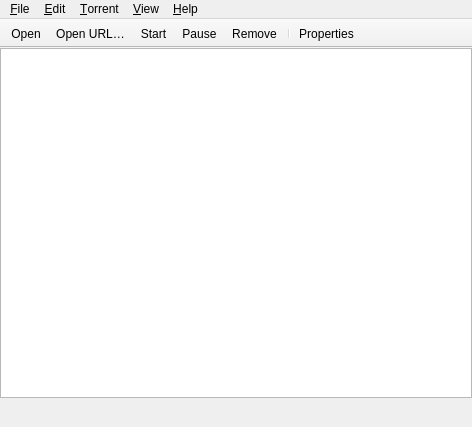
<?xml version="1.0" encoding="UTF-8"?>
<ui version="4.0">
 <class>MainWindow</class>
 <widget class="QMainWindow" name="MainWindow">
  <property name="geometry">
   <rect>
    <x>0</x>
    <y>0</y>
    <width>472</width>
    <height>427</height>
   </rect>
  </property>
  <property name="windowTitle">
   <string>Transmission</string>
  </property>
  <property name="unifiedTitleAndToolBarOnMac">
   <bool>true</bool>
  </property>
  <widget class="QWidget" name="centralwidget">
   <layout class="QVBoxLayout" name="verticalLayout">
    <property name="spacing">
     <number>0</number>
    </property>
    <property name="margin">
     <number>0</number>
    </property>
    <item>
     <widget class="TorrentView" name="listView">
      <property name="sizePolicy">
       <sizepolicy hsizetype="Preferred" vsizetype="Expanding">
        <horstretch>0</horstretch>
        <verstretch>0</verstretch>
       </sizepolicy>
      </property>
      <property name="horizontalScrollBarPolicy">
       <enum>Qt::ScrollBarAlwaysOff</enum>
      </property>
      <property name="alternatingRowColors">
       <bool>true</bool>
      </property>
      <property name="selectionMode">
       <enum>QAbstractItemView::ExtendedSelection</enum>
      </property>
      <property name="verticalScrollMode">
       <enum>QAbstractItemView::ScrollPerPixel</enum>
      </property>
      <property name="uniformItemSizes">
       <bool>false</bool>
      </property>
     </widget>
    </item>
    <item>
     <widget class="QWidget" name="statusBar" native="true">
      <property name="styleSheet">
       <string notr="true">QLabel { margin: 3px 0; }</string>
      </property>
      <layout class="QHBoxLayout" name="statusBarLayout">
       <property name="spacing">
        <number>3</number>
       </property>
       <property name="margin">
        <number>3</number>
       </property>
       <item>
        <widget class="IconToolButton" name="optionsButton">
         <property name="toolTip">
          <string>Options</string>
         </property>
         <property name="icon">
          <iconset resource="application.qrc">
           <normaloff>:/icons/hamburger-menu.svg</normaloff>:/icons/hamburger-menu.svg</iconset>
         </property>
         <property name="iconSize">
          <size>
           <width>16</width>
           <height>16</height>
          </size>
         </property>
         <property name="popupMode">
          <enum>QToolButton::InstantPopup</enum>
         </property>
         <property name="toolButtonStyle">
          <enum>Qt::ToolButtonIconOnly</enum>
         </property>
         <property name="autoRaise">
          <bool>true</bool>
         </property>
        </widget>
       </item>
       <item>
        <widget class="IconToolButton" name="altSpeedButton">
         <property name="icon">
          <iconset resource="application.qrc">
           <normaloff>:/icons/alt-limit-off.svg</normaloff>
           <normalon>:/icons/alt-limit-on.svg</normalon>:/icons/alt-limit-off.svg</iconset>
         </property>
         <property name="iconSize">
          <size>
           <width>16</width>
           <height>16</height>
          </size>
         </property>
         <property name="checkable">
          <bool>true</bool>
         </property>
         <property name="toolButtonStyle">
          <enum>Qt::ToolButtonIconOnly</enum>
         </property>
         <property name="autoRaise">
          <bool>true</bool>
         </property>
        </widget>
       </item>
       <item>
        <widget class="QLabel" name="networkLabel"/>
       </item>
       <item>
        <spacer name="horizontalSpacer">
         <property name="orientation">
          <enum>Qt::Horizontal</enum>
         </property>
         <property name="sizeHint" stdset="0">
          <size>
           <width>1</width>
           <height>1</height>
          </size>
         </property>
        </spacer>
       </item>
       <item>
        <widget class="QLabel" name="downloadSpeedLabel">
         <property name="alignment">
          <set>Qt::AlignRight|Qt::AlignTrailing|Qt::AlignVCenter</set>
         </property>
        </widget>
       </item>
       <item>
        <widget class="QLabel" name="uploadSpeedLabel">
         <property name="alignment">
          <set>Qt::AlignRight|Qt::AlignTrailing|Qt::AlignVCenter</set>
         </property>
        </widget>
       </item>
       <item>
        <widget class="QLabel" name="statsLabel"/>
       </item>
       <item>
        <widget class="IconToolButton" name="statsModeButton">
         <property name="toolTip">
          <string>Statistics</string>
         </property>
         <property name="icon">
          <iconset resource="application.qrc">
           <normaloff>:/icons/ratio.svg</normaloff>:/icons/ratio.svg</iconset>
         </property>
         <property name="iconSize">
          <size>
           <width>16</width>
           <height>16</height>
          </size>
         </property>
         <property name="popupMode">
          <enum>QToolButton::InstantPopup</enum>
         </property>
         <property name="toolButtonStyle">
          <enum>Qt::ToolButtonIconOnly</enum>
         </property>
         <property name="autoRaise">
          <bool>true</bool>
         </property>
        </widget>
       </item>
      </layout>
     </widget>
    </item>
   </layout>
  </widget>
  <widget class="QMenuBar" name="menubar">
   <property name="geometry">
    <rect>
     <x>0</x>
     <y>0</y>
     <width>472</width>
     <height>24</height>
    </rect>
   </property>
   <property name="sizePolicy">
    <sizepolicy hsizetype="MinimumExpanding" vsizetype="Fixed">
     <horstretch>0</horstretch>
     <verstretch>0</verstretch>
    </sizepolicy>
   </property>
   <widget class="QMenu" name="menuTorrent">
    <property name="title">
     <string>&amp;Torrent</string>
    </property>
    <widget class="QMenu" name="menuQueue">
     <property name="title">
      <string>Queue</string>
     </property>
     <addaction name="action_QueueMoveTop"/>
     <addaction name="action_QueueMoveUp"/>
     <addaction name="action_QueueMoveDown"/>
     <addaction name="action_QueueMoveBottom"/>
    </widget>
    <addaction name="separator"/>
    <addaction name="action_Properties"/>
    <addaction name="action_OpenFolder"/>
    <addaction name="separator"/>
    <addaction name="action_Start"/>
    <addaction name="action_StartNow"/>
    <addaction name="menuQueue"/>
    <addaction name="action_Announce"/>
    <addaction name="action_Pause"/>
    <addaction name="separator"/>
    <addaction name="action_SetLocation"/>
    <addaction name="action_Verify"/>
    <addaction name="action_CopyMagnetToClipboard"/>
    <addaction name="separator"/>
    <addaction name="action_Remove"/>
    <addaction name="action_Delete"/>
   </widget>
   <widget class="QMenu" name="menuEdit">
    <property name="title">
     <string>&amp;Edit</string>
    </property>
    <addaction name="action_SelectAll"/>
    <addaction name="action_DeselectAll"/>
    <addaction name="separator"/>
    <addaction name="action_SessionDialog"/>
    <addaction name="separator"/>
    <addaction name="action_Preferences"/>
   </widget>
   <widget class="QMenu" name="menu_Help">
    <property name="title">
     <string>&amp;Help</string>
    </property>
    <addaction name="action_Statistics"/>
    <addaction name="separator"/>
    <addaction name="action_Donate"/>
    <addaction name="separator"/>
    <addaction name="action_Contents"/>
    <addaction name="action_About"/>
   </widget>
   <widget class="QMenu" name="menu_View">
    <property name="title">
     <string>&amp;View</string>
    </property>
    <addaction name="action_CompactView"/>
    <addaction name="separator"/>
    <addaction name="action_Toolbar"/>
    <addaction name="action_Filterbar"/>
    <addaction name="action_Statusbar"/>
    <addaction name="separator"/>
    <addaction name="action_SortByActivity"/>
    <addaction name="action_SortByAge"/>
    <addaction name="action_SortByName"/>
    <addaction name="action_SortByProgress"/>
    <addaction name="action_SortByQueue"/>
    <addaction name="action_SortByRatio"/>
    <addaction name="action_SortBySize"/>
    <addaction name="action_SortByState"/>
    <addaction name="action_SortByETA"/>
    <addaction name="separator"/>
    <addaction name="action_ReverseSortOrder"/>
   </widget>
   <widget class="QMenu" name="menu_File">
    <property name="title">
     <string>&amp;File</string>
    </property>
    <addaction name="action_OpenFile"/>
    <addaction name="action_AddURL"/>
    <addaction name="action_New"/>
    <addaction name="separator"/>
    <addaction name="action_StartAll"/>
    <addaction name="action_PauseAll"/>
    <addaction name="separator"/>
    <addaction name="action_Quit"/>
   </widget>
   <addaction name="menu_File"/>
   <addaction name="menuEdit"/>
   <addaction name="menuTorrent"/>
   <addaction name="menu_View"/>
   <addaction name="menu_Help"/>
  </widget>
  <widget class="QToolBar" name="toolBar">
   <property name="movable">
    <bool>false</bool>
   </property>
   <property name="allowedAreas">
    <set>Qt::TopToolBarArea</set>
   </property>
   <property name="iconSize">
    <size>
     <width>24</width>
     <height>24</height>
    </size>
   </property>
   <property name="toolButtonStyle">
    <enum>Qt::ToolButtonFollowStyle</enum>
   </property>
   <property name="floatable">
    <bool>false</bool>
   </property>
   <attribute name="toolBarArea">
    <enum>TopToolBarArea</enum>
   </attribute>
   <attribute name="toolBarBreak">
    <bool>false</bool>
   </attribute>
   <addaction name="action_OpenFile"/>
   <addaction name="action_AddURL"/>
   <addaction name="action_Start"/>
   <addaction name="action_Pause"/>
   <addaction name="action_Remove"/>
   <addaction name="separator"/>
   <addaction name="action_Properties"/>
  </widget>
  <action name="action_OpenFile">
   <property name="text">
    <string>&amp;Open…</string>
   </property>
   <property name="iconText">
    <string>Open</string>
   </property>
   <property name="toolTip">
    <string>Open a torrent</string>
   </property>
   <property name="shortcut">
    <string notr="true">Ctrl+O</string>
   </property>
  </action>
  <action name="action_New">
   <property name="text">
    <string>&amp;New…</string>
   </property>
   <property name="toolTip">
    <string>Create a new torrent</string>
   </property>
   <property name="shortcut">
    <string notr="true">Ctrl+N</string>
   </property>
  </action>
  <action name="action_Properties">
   <property name="text">
    <string>&amp;Properties</string>
   </property>
   <property name="toolTip">
    <string>Show torrent properties</string>
   </property>
   <property name="shortcut">
    <string notr="true">Alt+Enter</string>
   </property>
  </action>
  <action name="action_OpenFolder">
   <property name="text">
    <string>Open Fold&amp;er</string>
   </property>
   <property name="toolTip">
    <string>Open the torrent's folder</string>
   </property>
   <property name="shortcut">
    <string notr="true">Ctrl+E</string>
   </property>
  </action>
  <action name="action_Start">
   <property name="text">
    <string>&amp;Start</string>
   </property>
   <property name="toolTip">
    <string>Start torrent</string>
   </property>
   <property name="shortcut">
    <string notr="true">Ctrl+S</string>
   </property>
   <property name="priority">
    <enum>QAction::LowPriority</enum>
   </property>
  </action>
  <action name="action_Announce">
   <property name="text">
    <string>Ask Tracker for &amp;More Peers</string>
   </property>
   <property name="toolTip">
    <string>Ask tracker for more peers</string>
   </property>
  </action>
  <action name="action_Pause">
   <property name="text">
    <string>&amp;Pause</string>
   </property>
   <property name="toolTip">
    <string>Pause torrent</string>
   </property>
   <property name="shortcut">
    <string notr="true">Ctrl+P</string>
   </property>
   <property name="priority">
    <enum>QAction::LowPriority</enum>
   </property>
  </action>
  <action name="action_Verify">
   <property name="text">
    <string>&amp;Verify Local Data</string>
   </property>
   <property name="toolTip">
    <string>Verify local data</string>
   </property>
   <property name="shortcut">
    <string notr="true">Ctrl+V</string>
   </property>
  </action>
  <action name="action_Remove">
   <property name="text">
    <string>&amp;Remove</string>
   </property>
   <property name="toolTip">
    <string>Remove torrent</string>
   </property>
   <property name="shortcut">
    <string notr="true">Del</string>
   </property>
   <property name="priority">
    <enum>QAction::LowPriority</enum>
   </property>
  </action>
  <action name="action_Delete">
   <property name="text">
    <string>&amp;Delete Files and Remove</string>
   </property>
   <property name="toolTip">
    <string>Remove torrent and delete its files</string>
   </property>
   <property name="shortcut">
    <string notr="true">Shift+Del</string>
   </property>
  </action>
  <action name="action_StartAll">
   <property name="text">
    <string>&amp;Start All</string>
   </property>
  </action>
  <action name="action_PauseAll">
   <property name="text">
    <string>&amp;Pause All</string>
   </property>
  </action>
  <action name="action_Quit">
   <property name="text">
    <string>&amp;Quit</string>
   </property>
   <property name="shortcut">
    <string notr="true">Ctrl+Q</string>
   </property>
   <property name="menuRole">
    <enum>QAction::QuitRole</enum>
   </property>
  </action>
  <action name="action_SelectAll">
   <property name="text">
    <string>&amp;Select All</string>
   </property>
   <property name="shortcut">
    <string notr="true">Ctrl+A</string>
   </property>
  </action>
  <action name="action_DeselectAll">
   <property name="text">
    <string>&amp;Deselect All</string>
   </property>
   <property name="shortcut">
    <string notr="true">Ctrl+Shift+A</string>
   </property>
  </action>
  <action name="action_Preferences">
   <property name="text">
    <string>&amp;Preferences</string>
   </property>
   <property name="menuRole">
    <enum>QAction::PreferencesRole</enum>
   </property>
  </action>
  <action name="action_CompactView">
   <property name="checkable">
    <bool>true</bool>
   </property>
   <property name="text">
    <string>&amp;Compact View</string>
   </property>
   <property name="iconText">
    <string>Compact View</string>
   </property>
   <property name="toolTip">
    <string>Compact View</string>
   </property>
   <property name="shortcut">
    <string notr="true">Alt+C</string>
   </property>
  </action>
  <action name="action_Toolbar">
   <property name="checkable">
    <bool>true</bool>
   </property>
   <property name="text">
    <string>&amp;Toolbar</string>
   </property>
  </action>
  <action name="action_Filterbar">
   <property name="checkable">
    <bool>true</bool>
   </property>
   <property name="text">
    <string>&amp;Filterbar</string>
   </property>
  </action>
  <action name="action_Statusbar">
   <property name="checkable">
    <bool>true</bool>
   </property>
   <property name="text">
    <string>&amp;Statusbar</string>
   </property>
  </action>
  <action name="action_SortByActivity">
   <property name="checkable">
    <bool>true</bool>
   </property>
   <property name="text">
    <string>Sort by &amp;Activity</string>
   </property>
  </action>
  <action name="action_SortByAge">
   <property name="checkable">
    <bool>true</bool>
   </property>
   <property name="text">
    <string>Sort by A&amp;ge</string>
   </property>
  </action>
  <action name="action_SortByETA">
   <property name="checkable">
    <bool>true</bool>
   </property>
   <property name="text">
    <string>Sort by Time &amp;Left</string>
   </property>
  </action>
  <action name="action_SortByName">
   <property name="checkable">
    <bool>true</bool>
   </property>
   <property name="text">
    <string>Sort by &amp;Name</string>
   </property>
  </action>
  <action name="action_SortByProgress">
   <property name="checkable">
    <bool>true</bool>
   </property>
   <property name="text">
    <string>Sort by &amp;Progress</string>
   </property>
  </action>
  <action name="action_SortByRatio">
   <property name="checkable">
    <bool>true</bool>
   </property>
   <property name="text">
    <string>Sort by Rati&amp;o</string>
   </property>
  </action>
  <action name="action_SortBySize">
   <property name="checkable">
    <bool>true</bool>
   </property>
   <property name="text">
    <string>Sort by Si&amp;ze</string>
   </property>
  </action>
  <action name="action_SortByState">
   <property name="checkable">
    <bool>true</bool>
   </property>
   <property name="text">
    <string>Sort by Stat&amp;e</string>
   </property>
  </action>
  <action name="action_SortByTracker">
   <property name="checkable">
    <bool>true</bool>
   </property>
   <property name="text">
    <string>Sort by T&amp;racker</string>
   </property>
  </action>
  <action name="action_ShowMessageLog">
   <property name="checkable">
    <bool>false</bool>
   </property>
   <property name="text">
    <string>Message &amp;Log</string>
   </property>
  </action>
  <action name="action_Statistics">
   <property name="checkable">
    <bool>false</bool>
   </property>
   <property name="text">
    <string>&amp;Statistics</string>
   </property>
  </action>
  <action name="action_Contents">
   <property name="text">
    <string>&amp;Contents</string>
   </property>
   <property name="shortcut">
    <string notr="true">F1</string>
   </property>
  </action>
  <action name="action_About">
   <property name="text">
    <string>&amp;About</string>
   </property>
   <property name="menuRole">
    <enum>QAction::AboutRole</enum>
   </property>
  </action>
  <action name="action_ReverseSortOrder">
   <property name="checkable">
    <bool>true</bool>
   </property>
   <property name="text">
    <string>Re&amp;verse Sort Order</string>
   </property>
  </action>
  <action name="action_FilterByName">
   <property name="checkable">
    <bool>true</bool>
   </property>
   <property name="text">
    <string>&amp;Name</string>
   </property>
  </action>
  <action name="action_FilterByFiles">
   <property name="checkable">
    <bool>true</bool>
   </property>
   <property name="text">
    <string>&amp;Files</string>
   </property>
  </action>
  <action name="action_FilterByTracker">
   <property name="checkable">
    <bool>true</bool>
   </property>
   <property name="text">
    <string>&amp;Tracker</string>
   </property>
  </action>
  <action name="action_TotalRatio">
   <property name="checkable">
    <bool>true</bool>
   </property>
   <property name="text">
    <string>Total Ratio</string>
   </property>
  </action>
  <action name="action_SessionRatio">
   <property name="checkable">
    <bool>true</bool>
   </property>
   <property name="text">
    <string>Session Ratio</string>
   </property>
  </action>
  <action name="action_TotalTransfer">
   <property name="checkable">
    <bool>true</bool>
   </property>
   <property name="text">
    <string>Total Transfer</string>
   </property>
  </action>
  <action name="action_SessionTransfer">
   <property name="checkable">
    <bool>true</bool>
   </property>
   <property name="text">
    <string>Session Transfer</string>
   </property>
  </action>
  <action name="action_ShowMainWindow">
   <property name="checkable">
    <bool>true</bool>
   </property>
   <property name="text">
    <string>&amp;Main Window</string>
   </property>
  </action>
  <action name="action_TrayIcon">
   <property name="checkable">
    <bool>true</bool>
   </property>
   <property name="text">
    <string>Tray &amp;Icon</string>
   </property>
  </action>
  <action name="action_SessionDialog">
   <property name="text">
    <string>&amp;Change Session…</string>
   </property>
   <property name="toolTip">
    <string extracomment="Start a local session or connect to a running session">Choose Session</string>
   </property>
  </action>
  <action name="action_SetLocation">
   <property name="text">
    <string>Set &amp;Location…</string>
   </property>
   <property name="shortcut">
    <string notr="true">F6</string>
   </property>
  </action>
  <action name="action_CopyMagnetToClipboard">
   <property name="text">
    <string>&amp;Copy Magnet Link to Clipboard</string>
   </property>
  </action>
  <action name="action_AddURL">
   <property name="text">
    <string>Open &amp;URL…</string>
   </property>
   <property name="shortcut">
    <string notr="true">Ctrl+U</string>
   </property>
  </action>
  <action name="action_Donate">
   <property name="text">
    <string>&amp;Donate</string>
   </property>
  </action>
  <action name="action_StartNow">
   <property name="text">
    <string>Start &amp;Now</string>
   </property>
   <property name="toolTip">
    <string>Bypass the queue and start now</string>
   </property>
   <property name="shortcut">
    <string notr="true">Ctrl+Shift+S</string>
   </property>
   <property name="priority">
    <enum>QAction::LowPriority</enum>
   </property>
  </action>
  <action name="action_QueueMoveTop">
   <property name="text">
    <string>Move to &amp;Top</string>
   </property>
  </action>
  <action name="action_QueueMoveUp">
   <property name="text">
    <string>Move &amp;Up</string>
   </property>
   <property name="shortcut">
    <string notr="true">Ctrl+Up</string>
   </property>
  </action>
  <action name="action_QueueMoveDown">
   <property name="text">
    <string>Move &amp;Down</string>
   </property>
   <property name="shortcut">
    <string notr="true">Ctrl+Down</string>
   </property>
  </action>
  <action name="action_QueueMoveBottom">
   <property name="text">
    <string>Move to &amp;Bottom</string>
   </property>
  </action>
  <action name="action_SortByQueue">
   <property name="checkable">
    <bool>true</bool>
   </property>
   <property name="text">
    <string>Sort by &amp;Queue</string>
   </property>
  </action>
 </widget>
 <customwidgets>
  <customwidget>
   <class>IconToolButton</class>
   <extends>QToolButton</extends>
   <header>IconToolButton.h</header>
  </customwidget>
  <customwidget>
   <class>TorrentView</class>
   <extends>QListView</extends>
   <header>TorrentView.h</header>
  </customwidget>
 </customwidgets>
 <resources>
  <include location="application.qrc"/>
 </resources>
 <connections/>
</ui>
